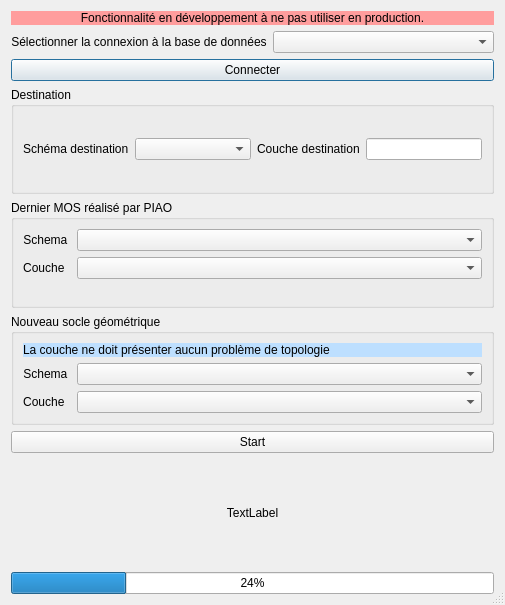
<?xml version="1.0" encoding="UTF-8"?>
<ui version="4.0">
 <class>interface_evolgeom</class>
 <widget class="QDialog" name="interface_evolgeom">
  <property name="geometry">
   <rect>
    <x>0</x>
    <y>0</y>
    <width>505</width>
    <height>605</height>
   </rect>
  </property>
  <property name="maximumSize">
   <size>
    <width>16777215</width>
    <height>16777215</height>
   </size>
  </property>
  <property name="windowTitle">
   <string>Mise à jour des géométries ultérieures (t+1)</string>
  </property>
  <property name="sizeGripEnabled">
   <bool>true</bool>
  </property>
  <layout class="QVBoxLayout" name="verticalLayout">
   <item>
    <widget class="QLabel" name="label_info">
     <property name="sizePolicy">
      <sizepolicy hsizetype="Preferred" vsizetype="Fixed">
       <horstretch>0</horstretch>
       <verstretch>0</verstretch>
      </sizepolicy>
     </property>
     <property name="styleSheet">
      <string notr="true">background-color: rgb(255, 157, 157);</string>
     </property>
     <property name="text">
      <string>Fonctionnalité en développement à ne pas utiliser en production.</string>
     </property>
     <property name="alignment">
      <set>Qt::AlignCenter</set>
     </property>
    </widget>
   </item>
   <item>
    <layout class="QHBoxLayout" name="horizontalLayout_2">
     <item>
      <widget class="QLabel" name="label">
       <property name="sizePolicy">
        <sizepolicy hsizetype="Preferred" vsizetype="Fixed">
         <horstretch>0</horstretch>
         <verstretch>0</verstretch>
        </sizepolicy>
       </property>
       <property name="layoutDirection">
        <enum>Qt::LeftToRight</enum>
       </property>
       <property name="text">
        <string>Sélectionner la connexion à la base de données</string>
       </property>
       <property name="alignment">
        <set>Qt::AlignCenter</set>
       </property>
      </widget>
     </item>
     <item>
      <widget class="QComboBox" name="cb_connexion"/>
     </item>
    </layout>
   </item>
   <item>
    <widget class="QPushButton" name="pb_dbConnect">
     <property name="sizePolicy">
      <sizepolicy hsizetype="Expanding" vsizetype="Fixed">
       <horstretch>0</horstretch>
       <verstretch>0</verstretch>
      </sizepolicy>
     </property>
     <property name="text">
      <string>Connecter</string>
     </property>
    </widget>
   </item>
   <item>
    <widget class="QGroupBox" name="groupBox_2">
     <property name="title">
      <string>Destination</string>
     </property>
     <layout class="QVBoxLayout" name="verticalLayout_4">
      <item>
       <layout class="QHBoxLayout" name="horizontalLayout">
        <item>
         <widget class="QLabel" name="label_3">
          <property name="sizePolicy">
           <sizepolicy hsizetype="Fixed" vsizetype="Preferred">
            <horstretch>0</horstretch>
            <verstretch>0</verstretch>
           </sizepolicy>
          </property>
          <property name="text">
           <string>Schéma destination</string>
          </property>
         </widget>
        </item>
        <item>
         <widget class="QComboBox" name="cb_schema_desti"/>
        </item>
        <item>
         <widget class="QLabel" name="label_4">
          <property name="sizePolicy">
           <sizepolicy hsizetype="Fixed" vsizetype="Preferred">
            <horstretch>0</horstretch>
            <verstretch>0</verstretch>
           </sizepolicy>
          </property>
          <property name="text">
           <string>Couche destination</string>
          </property>
         </widget>
        </item>
        <item>
         <widget class="QLineEdit" name="le_table_desti">
          <property name="sizePolicy">
           <sizepolicy hsizetype="Preferred" vsizetype="Fixed">
            <horstretch>0</horstretch>
            <verstretch>0</verstretch>
           </sizepolicy>
          </property>
         </widget>
        </item>
       </layout>
      </item>
     </layout>
    </widget>
   </item>
   <item>
    <widget class="QGroupBox" name="groupBox_3">
     <property name="title">
      <string>Dernier MOS réalisé par PIAO</string>
     </property>
     <layout class="QVBoxLayout" name="verticalLayout_3">
      <item>
       <layout class="QFormLayout" name="formLayout">
        <property name="fieldGrowthPolicy">
         <enum>QFormLayout::AllNonFixedFieldsGrow</enum>
        </property>
        <item row="0" column="0">
         <widget class="QLabel" name="label_6">
          <property name="text">
           <string>Schema </string>
          </property>
          <property name="alignment">
           <set>Qt::AlignCenter</set>
          </property>
         </widget>
        </item>
        <item row="0" column="1">
         <widget class="QComboBox" name="cb_schema_origin"/>
        </item>
        <item row="1" column="0">
         <widget class="QLabel" name="label_13">
          <property name="text">
           <string>Couche </string>
          </property>
          <property name="alignment">
           <set>Qt::AlignCenter</set>
          </property>
         </widget>
        </item>
        <item row="1" column="1">
         <widget class="QComboBox" name="cb_table_origin"/>
        </item>
       </layout>
      </item>
     </layout>
    </widget>
   </item>
   <item>
    <widget class="QGroupBox" name="groupBox_4">
     <property name="title">
      <string>Nouveau socle géométrique</string>
     </property>
     <layout class="QVBoxLayout" name="verticalLayout_5">
      <item>
       <widget class="QLabel" name="label_info_2">
        <property name="sizePolicy">
         <sizepolicy hsizetype="Preferred" vsizetype="Fixed">
          <horstretch>0</horstretch>
          <verstretch>0</verstretch>
         </sizepolicy>
        </property>
        <property name="styleSheet">
         <string notr="true">background-color: rgb(189, 223, 255);</string>
        </property>
        <property name="text">
         <string>La couche ne doit présenter aucun problème de topologie</string>
        </property>
       </widget>
      </item>
      <item>
       <layout class="QFormLayout" name="formLayout_3">
        <property name="fieldGrowthPolicy">
         <enum>QFormLayout::AllNonFixedFieldsGrow</enum>
        </property>
        <item row="0" column="0">
         <widget class="QLabel" name="label_7">
          <property name="text">
           <string>Schema </string>
          </property>
          <property name="alignment">
           <set>Qt::AlignCenter</set>
          </property>
         </widget>
        </item>
        <item row="0" column="1">
         <widget class="QComboBox" name="cb_schema_new"/>
        </item>
        <item row="1" column="0">
         <widget class="QLabel" name="label_14">
          <property name="text">
           <string>Couche </string>
          </property>
          <property name="alignment">
           <set>Qt::AlignCenter</set>
          </property>
         </widget>
        </item>
        <item row="1" column="1">
         <widget class="QComboBox" name="cb_table_new"/>
        </item>
       </layout>
      </item>
     </layout>
    </widget>
   </item>
   <item>
    <widget class="QPushButton" name="pb_start">
     <property name="text">
      <string>Start</string>
     </property>
    </widget>
   </item>
   <item>
    <widget class="QLabel" name="lbl_etape">
     <property name="sizePolicy">
      <sizepolicy hsizetype="Preferred" vsizetype="Preferred">
       <horstretch>0</horstretch>
       <verstretch>0</verstretch>
      </sizepolicy>
     </property>
     <property name="text">
      <string>TextLabel</string>
     </property>
     <property name="alignment">
      <set>Qt::AlignCenter</set>
     </property>
    </widget>
   </item>
   <item>
    <widget class="QProgressBar" name="pb_avancement">
     <property name="value">
      <number>24</number>
     </property>
    </widget>
   </item>
  </layout>
  <zorder></zorder>
  <zorder>pb_start</zorder>
  <zorder>pb_avancement</zorder>
  <zorder>lbl_etape</zorder>
  <zorder>pb_dbConnect</zorder>
  <zorder>groupBox_2</zorder>
  <zorder>groupBox_3</zorder>
  <zorder>groupBox_4</zorder>
  <zorder>label_info</zorder>
 </widget>
 <resources/>
 <connections/>
</ui>
